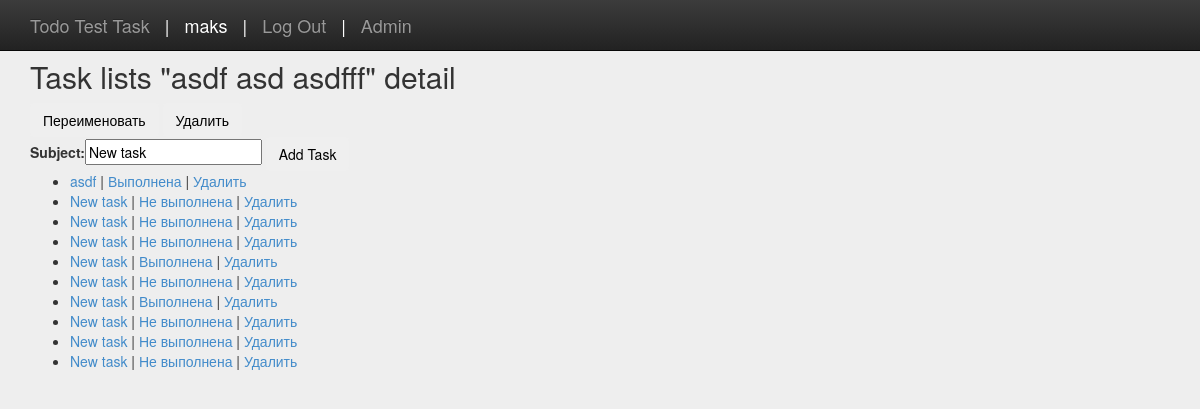
The page /todo/detail/1/ (signed in) on the database its author committed.
### todoapp/models.py (models this page shows, shortened)
class TaskList(models.Model):
    title = models.CharField(max_length=140, default='New task list')
    created = models.DateTimeField(auto_now_add=True)
    number_of_tasks = models.IntegerField(default=0, editable=False)
    user = models.ForeignKey(User, blank=True, null=True)

class Task(models.Model):
    subject = models.CharField(max_length=140, default='New task')
    created = models.DateTimeField(auto_now_add=True)
    status = models.BooleanField(default=False)
    tl = models.ForeignKey('TaskList', null=True, blank=True)
    user = models.ForeignKey(User, blank=True, null=True)

### todoapp/views.py (the view)
# urls.py: url(r'^detail/(?P<tasklist_id>\d+)/$', views.detail, name ='detail'),
@login_required
def detail(request, tasklist_id = None):
    if tasklist_id: tl = get_object_or_404(TaskList, user_id=request.user.id, pk=tasklist_id)
    else: tl = None
    tls = Task.objects.filter(user_id=request.user.id, tl_id=tasklist_id )
    form = AddTaskForm()
    return render(request, 'todoapp/detail.html', {'tasks': tls, 'form':form, 'tl':tl,}, )

### todoapp/forms.py
class AddTaskForm(forms.ModelForm):
    class Meta:
        model = Task
        fields = ('subject',)

### templates/todoapp/detail.html (shortened to what this page needs)
{% extends 'base.html' %}
{% block content %}
{% if tl %}
<h2>Task lists "{{ tl.title }}" detail</h2>
<a href="{% url 'todoapp:changetl' tl.id %}">
    <button type="button" class="btn">Переименовать</button>
</a>
<a href="{% url 'todoapp:deltl' tl.id %}">
    <button type="button" class="btn">Удалить</button>
</a>
<form action="{% url 'todoapp:addtask' tl.id %}" method="POST">
        {{ form }}
        <button type="submit" class="btn">Add Task</button>
</form>
{% else %}
<h2>Free tasks detail</h2>
{% endif %}
{% if tasks %}
    <ul>
    {% for task in tasks %}
        <li>
            <a href="{% url 'todoapp:changetask' task.id %}">
                {{ task.subject }}
            </a> |
            <a href="{% url 'todoapp:change' task.id %}">
            {% if task.status %}
                Выполнена
            {% else %}
                Не выполнена
            {% endif %}
            </a> |
            <a href="{% url 'todoapp:deltask' task.id %}">
                Удалить
            </a>
        </li>
    {% endfor %}
    </ul>
{% else %}
    <p>No tasklists</p>
{% endif %}
{% endblock %}

### templates/base.html (shortened to what this page needs)
<!DOCTYPE html>
<html lang="en">
    <head>
        <link href="{{STATIC_URL}}css/bootstrap.css" rel="stylesheet">
        <link href="{{STATIC_URL}}css/bootstrap-theme.css" rel="stylesheet">
        <link href="{{STATIC_URL}}css/signin.css" rel="stylesheet">
    </head>
    <body>
        <div class="navbar navbar-inverse navbar-fixed-top">
            <div class="container">
                <a class="navbar-brand" href="{%url 'index'%}">Todo Test Task</a>
                <div class="navbar-brand" style="color:#FFFFFF"> | </div>
                {% if user.is_authenticated %}
                    <div class="navbar-brand" style="color:#FFFFFF">{{user.username}}</div>
                    <div class="navbar-brand" style="color:#FFFFFF"> | </div>
                    <a class="navbar-brand" href="{%url 'usersapp:logout'%}">Log Out</a>
                {% else %}
                    <a class="navbar-brand" href="{%url 'usersapp:signin'%}">Sign In</a>
                    <div class="navbar-brand" style="color:#FFFFFF"> | </div>
                    <a class="navbar-brand" href="{%url 'usersapp:signup'%}">Sign Up</a>
                {% endif %}
                <div class="navbar-brand" style="color:#FFFFFF"> | </div>
                <a class="navbar-brand" href="{%url 'admin:index'%}">Admin</a>
            </div>
        </div>
        <div class="container">
             {% block content %}Base page{% endblock %}
        </div>
    </body>
</html>

### templates/static/css/signin.css (style rules this page uses)
body { padding-top: 40px; padding-bottom: 40px; background-color: #eee; }

### rows shown on the page
TaskList: title "asdf asd asdfff"
Task: subject "asdf", status "Выполнена"
Task: subject "New task", status "Не выполнена"
Task: subject "New task", status "Не выполнена"
Task: subject "New task", status "Не выполнена"
Task: subject "New task", status "Выполнена"
Task: subject "New task", status "Не выполнена"
Task: subject "New task", status "Выполнена"
Task: subject "New task", status "Не выполнена"
Task: subject "New task", status "Не выполнена"
Task: subject "New task", status "Не выполнена"

### other values the page prints
{{ user.username }} "maks"
